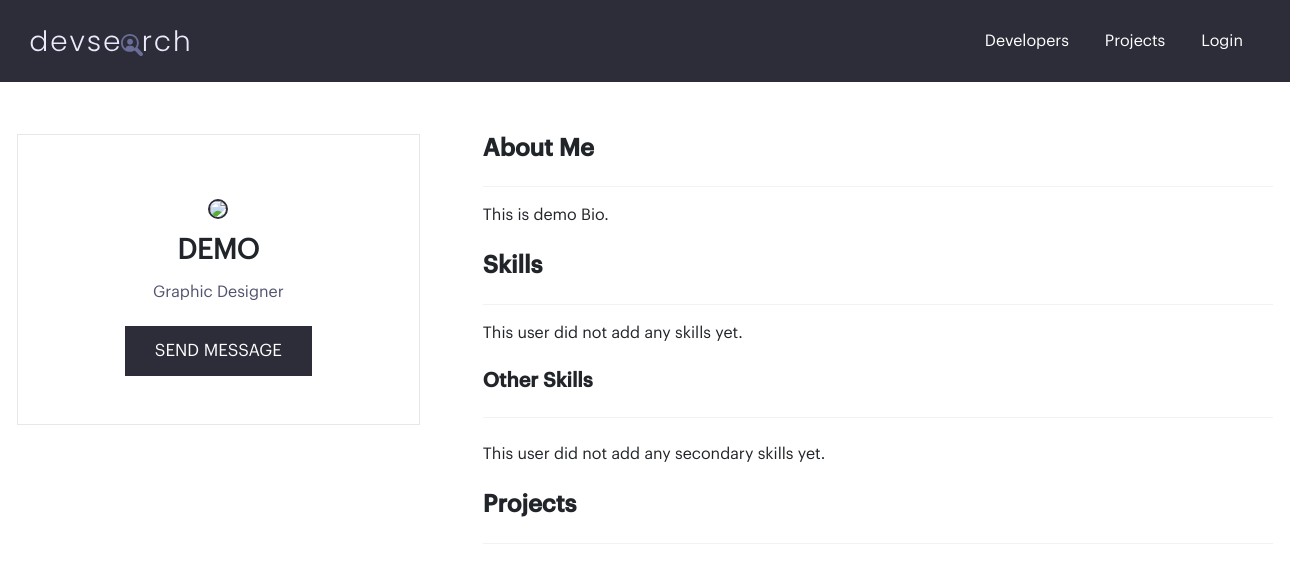
Page /profile/ab5b320c-fcfd-465b-a5aa-09cd07ff0f74/ on the committed database.
### users/models.py (models this page shows, shortened)
class Profile(models.Model):
    user = models.OneToOneField(
        User, on_delete=models.CASCADE, null=True, blank=True)
    name = models.CharField(max_length=200, null=True, blank=True)
    email = models.EmailField(max_length=200, null=True, blank=True)
    username = models.CharField(max_length=200, null=True, blank=True)
    short_intro = models.CharField(max_length=200, null=True, blank=True)
    bio = models.TextField(null=True, blank=True)
    featured_image = models.ImageField(
        null=True, blank=True, upload_to='profiles/%Y/%M/%D/')
    short_intro = models.CharField(max_length=200, null=True, blank=True)
    location = models.CharField(max_length=200, null=True, blank=True)
    github_link = models.CharField(max_length=200, null=True, blank=True)
    stackoverflow_link = models.CharField(
        max_length=200, null=True, blank=True)
    twitter_link = models.CharField(max_length=200, null=True, blank=True)
    linkedin_link = models.CharField(max_length=200, null=True, blank=True)
    website_link = models.CharField(max_length=200, null=True, blank=True)
    created_at = models.DateTimeField(auto_now_add=True)
    id = models.UUIDField(default=uuid.uuid4, unique=True,
                          primary_key=True, editable=False)
    class Meta:
        verbose_name_plural = "Profiles"

### users/views.py (the view)
# urls.py: path('profile/<str:pk>/', views.user, name="single-user"),
def user(request, pk):
    profile = Profile.objects.get(id=pk)
    topSkills = profile.skill_set.exclude(description__exact="")
    otherSkills = profile.skill_set.filter(description="")
    context = {
        'profile': profile,
        'topSkills': topSkills,
        'otherSkills': otherSkills,
    }
    return render(request, 'users/single-profile.html', context)

### templates/users/single-profile.html (shortened to what this page needs)
{% extends 'base.html' %}
{% load static %}
{% block content %}
<section class="profile__detail">
    <div class="container">
        <div class="row">
            {% include 'partials/profile_basic.html' %}
            {% include 'partials/profile_detail.html' %}
        </div>
    </div>
</section>
{% endblock %}

### templates/partials/profile_basic.html (shortened to what this page needs)
{% load static %}
<div class="col-lg-4 text-center">
    <div class="basic__info p-5">
        <div class="mt-3">
            {% if profile.featured_image %}
                <img src="{{profile.featured_image.url}}" class="fluid" />
            {% else %}
                <img src="{% static 'images/avatar.png' %}" class="fluid" />
            {% endif %}
            <h3 class="mb-3">{{profile.name}}</h3>
            {% if profile.short_intro %}
                <h6 class="mb-3">{{profile.short_intro}}</h6>
            {% endif %}
        </div>
        {% if request.user != profile.user %}
            <a href="{% url 'create-message' profile.id %}" class="btn btn-primary charade_bg_color">Send Message</a>
        {% endif %}
    </div>
</div>

### templates/partials/profile_detail.html (shortened to what this page needs)
{% load static %}
<div class="col-lg-8">
    <div class="about">
        <div class="top d-flex justify-content-between align-items-center">
            <h4 class="small__heading">About Me</h4>
        </div>
        <hr />
        <p class="mb-4">{{profile.bio}}</p>
    </div>
    {% if request.user.profile == profile %}
    <div class="specialize">
        <div class="top d-flex justify-content-between align-items-center">
            <h4 class="small__heading">Skills</h4>
            {% if request.user == profile.user %}
                <a href="{% url 'add-skill' %}"><i class="fas fa-plus"></i></a>
            {% endif %}
        </div>
        <hr />
        {% for skill in profile.skill_set.all %}
            <div class="item mb-4">
                <div class="top d-flex justify-content-between align-items-center">
                    <h6><b>{{skill.name}}</b></h6>
                    {% if request.user == profile.user %}
                    <div class="action__icons">
                        <a href="{% url 'edit-skill' skill.id %}" class="small__icon"><i class="fas fa-pencil-alt"></i></a>&nbsp;&nbsp;
                        <a href="{% url 'delete-skill' skill.id %}" class="small__icon"><i class="far fa-trash-alt"></i></a>
                    </div>
                    {% endif %}
                </div>
                <p>{{skill.description}}</p>
            </div>
        {% endfor %}
    </div>
    {% else %}
    <div class="specialize">
        <div class="top d-flex justify-content-between align-items-center">
            <h4 class="small__heading">Skills</h4>
        </div>
        <hr />
        {% if topSkills %}
            {% for skill in topSkills %}
                <div class="item mb-4">
                    <div class="top d-flex justify-content-between align-items-center">
                        <h6><b>{{skill.name}}</b></h6>
                        {% if request.user == profile.user %}
                        <div class="action__icons">
                            <a href="#" class="small__icon"><i class="fas fa-pencil-alt"></i></a>&nbsp;&nbsp;
                            <a href="#" class="small__icon"><i class="far fa-trash-alt"></i></a>
                        </div>
                        {% endif %}
                    </div>
                    <p>{{skill.description}}</p>
                </div>
            {% endfor %}
        {% else %}
            <div class="item mb-4">
                <p>This user did not add any skills yet.</p>
            </div>
        {% endif %}
    </div>
    <div class="skills">
            <div class="top d-flex justify-content-between align-items-center">
            <h5 class="small__heading">Other Skills</h5>
        </div>
        <hr />
        <ul class="list-inline mb-0 stacks mt-4 mb-4">
            {% if otherSkills %}
                {% for skill in otherSkills %}
                    <li class="list-inline-item">
                        <span class="badge rounded-pill bg-light text-dark">{{skill.name}}</span>
                    </li>
                {% endfor %}
            {% else %}
                    <p>This user did not add any secondary skills yet.</p>
            {% endif %}
        </ul>
    </div>
    {% endif %}
    <div class="projects">
        <div class="top d-flex justify-content-between align-items-center">
            <h4 class="small__heading">Projects</h4>
        </div>
        <hr />
    </div>
</div>

### _dev_search/static/css/style.css (style rules this page uses)
* { font-family: 'Graphik-Regular'; }
.container { min-width: 1280px; }
.small__heading { font-weight: 600; font-family: 'Graphik-Medium'; }
.btn-primary, .btn-primary:hover { color: white; border-radius: 0; border: none; padding: 12px 30px; font-size: 17px; text-transform: uppercase; background-color: #2d2d39; }
hr { background-color: #cccccc; }
a, a:hover { text-decoration: none; }
.charade_bg_color { background-color: #2d2d39; }
.grid__display, .profile__detail { padding: 4% 0; }
.profile__detail .basic__info { border: 1px solid #e7e7e7; }
.profile__detail .col-lg-8 { padding-left: 4%; }
.profile__detail .basic__info img { width: 50%; border-radius: 50%; border: 2px solid #2d2d39; margin-bottom: 15px; }
.profile__detail .basic__info h3 { font-weight: 600; }
.profile__detail .basic__info h6 { color: #51546e; }

### rows in the picture
Profile: name "DEMO", short_intro "Graphic Designer", bio "This is demo Bio."
